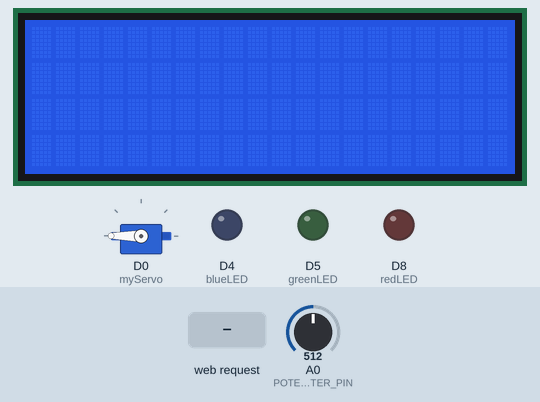
Recording of a sketch running on a simulated ESP8266 (NodeMCU). Shown: 20×4 character LCD, servo, output pins drawn as LEDs (lit = HIGH). Inputs (shaded band) come from the test bench; at power-on: A0 (POTENTIOMETER_PIN) = 512. WiFi joins after 1.5 s; servers stay silent unless stated; what the sketch prints to the serial monitor is not drawn.

Above: at 2.7 s.
2.8 s: HTTP request GET /GON received
At 4.0 s:
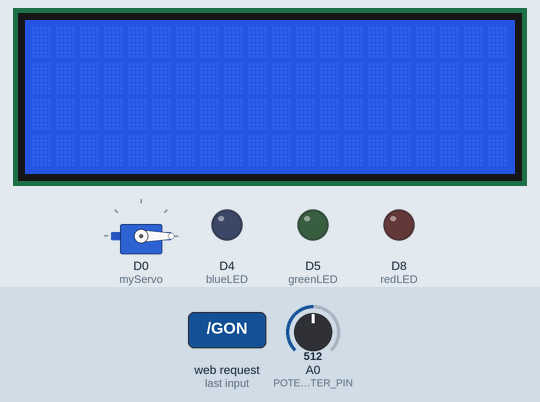
4.3 s: HTTP request GET /GOFF received
5.8 s: HTTP request GET /BON received
Timing chart, 0 to 8.8 s (numbered marks = the images above; inputs shaded):
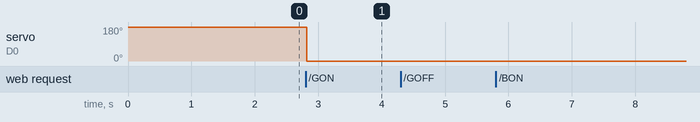

Measured:
- after the input at 2.8 s, servo on D0 (myServo): 180° → 0° at once
- after the input at 4.3 s, every drawn part: stays the same
- after the input at 5.8 s, every drawn part: stays the same

The sketch:

socket_gui.ino
```cpp
#include <LiquidCrystal_I2C.h>
#include <ESP8266WiFi.h>
#include <Servo.h>

LiquidCrystal_I2C lcd(0x27, 20,4);

int port = 5050;
WiFiServer server(port);

const char* ssid = "Your WiFi";
const char* pass = "Your WiFi Password";

Servo myServo;

int redLED = D8;
int greenLED =D5;
int blueLED = D4;

int POTENTIOMETER_PIN = A0;
String dataInput="";

void setup() {
  Serial.begin(9600);
  lcd.init();
  lcd.backlight();
  lcd.setCursor(0,1);
  WiFi.mode(WIFI_STA);
  WiFi.begin(ssid, pass);

  Serial.println("Connecting to WiFi...");
  while (WiFi.status() != WL_CONNECTED) {
    delay(500);
    Serial.print(".");
  }

  Serial.println("Connected!");
  Serial.print("IP Address: ");
  Serial.println(WiFi.localIP());
  server.begin();

  pinMode(greenLED, OUTPUT);
  pinMode(blueLED, OUTPUT);
  pinMode(redLED, OUTPUT);
  pinMode(LED_BUILTIN, OUTPUT);

  myServo.attach(D0,500, 2400);
  myServo.write(180);
}

void loop()
{
  WiFiClient client = server.available();

  if (client)
  {
    if(client.connected())
    {
      Serial.println("Client Connected");
      lcd.setCursor(0,1);
    }

    while(client.connected())
    {
      while(client.available()>0)
      {
        char receivedData = client.read();
        dataInput += receivedData;

        if (receivedData == '\n')
        {
          myServo.write(dataInput.toInt());
          Serial.println(dataInput.toInt());
          dataInput = "";
          lcd.clear();
        }

        if (dataInput.startsWith("GON") || dataInput.startsWith("GOFF"))
        {
          digitalWrite(greenLED, dataInput.startsWith("GON") ? HIGH : LOW);
          lcd.clear();
        }
        else if (dataInput.startsWith("BON") || dataInput.startsWith("BOFF"))
        {
          digitalWrite(blueLED, dataInput.startsWith("BON") ? HIGH : LOW);
          lcd.clear();
        }
        else if (dataInput.startsWith("RON") || dataInput.startsWith("ROFF"))
        {
          digitalWrite(redLED, dataInput.startsWith("RON") ? HIGH : LOW);
          lcd.clear();
        }
        else if(dataInput.equals("clr"))
        {
          lcd.clear();
        }
        else
        {
          lcd.print(receivedData);
          Serial.print(receivedData);
        }
      }
      dataInput ="";
      int data = analogRead(POTENTIOMETER_PIN);
      int percentage = map(data, 0, 1023, 0, 100);
      //Serial.println(percentage);
      client.print(percentage);
      delay(80);
    }
    client.stop();
    Serial.println("Client disconnected");
  }
}
```
